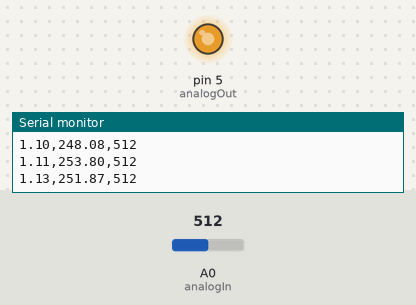
This sketch was run on a simulated Arduino Uno, built with avr-gcc and run on an emulated ATmega328P. On the bench: output pins drawn as LEDs (lit = HIGH), the last lines printed to the serial monitor. Inputs (shaded band) come from the test bench; at power-on: A0 (analogIn) = 512.

Above: at 1.2 s.
1.3 s: A0 (analogIn) set to 1023
At 1.6 s:
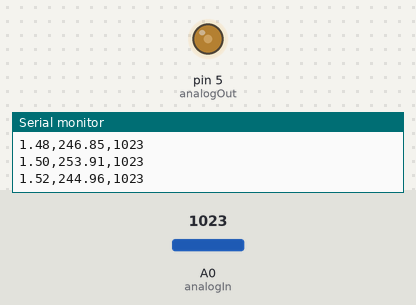
4.3 s: A0 (analogIn) set to 900
At 5.9 s:
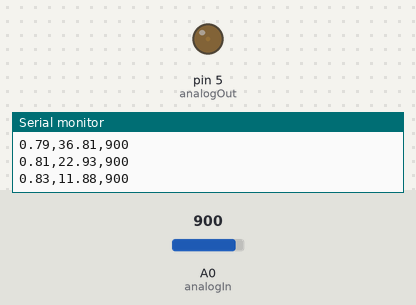
7.3 s: A0 (analogIn) set to 0
At 9.63 s:
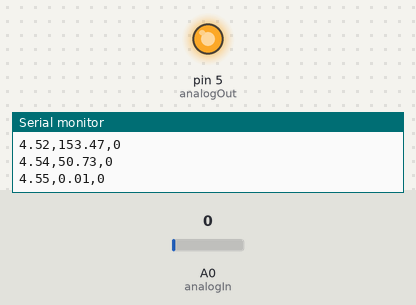
Timing chart, 0 to 16.3 s (numbered marks = the images above; inputs shaded):
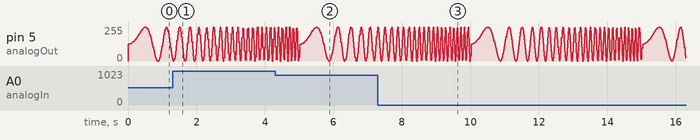

The sketch:

SystemID_ArduinoChirp.ino
```cpp
// ME520 System ID Assignment
// Andrew North & Taylor Ayars - 10/27/2021

const int analogOut = 5; // pin 5 outputs sine sweep or chirp function
const int analogIn = A0;
int in1 = 0;  // in1 variable records input to A0 pin
float out1 = 0; // out1 variable holds chirp output signal

double currentMillis = 0;
double currentTime = 0;
double deltaT = 0;
double previousTime = 0;
const long interval = 5; //seconds


// Defining the Chirp/Sine Sweep constant Variables
const int phi0 = 0; // start phase
const int f0 = 0.1;   // start frequency
const int f1 = 10;   // stop frequency
const int t1 = 9;   // stop time


void setup() {
  Serial.begin(9600);
}

void loop() {
  currentMillis = millis();
  currentTime = currentMillis/1000;  // currentTime in seconds
  deltaT = currentTime - previousTime; // detaT starts at 0 seconds, grows to "interval" time, then resets to 0

  if (deltaT <= interval) {
    out1 = 127*sin(2*PI*((f1-f0)/t1*deltaT+f0)*deltaT)+127; // defines chirp output based on deltaT input
    in1 = analogRead(analogIn); // read A0 pin. analogRead values from 0 to 1023
    analogWrite(analogOut, out1);  // analogWrite values from 0 to 255
  } else {
    previousTime = currentTime;  // reset chirp output
    }
//  Serial.print("Time: ");
  Serial.print(deltaT);
  Serial.print(",");
//  Serial.print("out1: ");
  Serial.print(out1);
  Serial.print(",");
//  Serial.print("A0 Input:" );
  Serial.print(in1);
  Serial.println();

}
```
